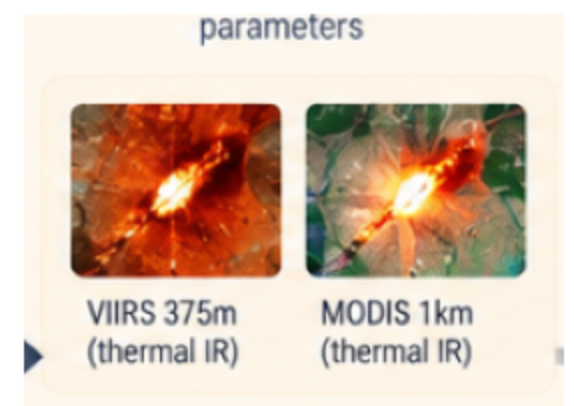
#> input picture presentation/assets/crop_thermal_ir.png, 574 x 406 px, found by its file name
$ python generate_impact_benefits_slide.py
#> lines starting #> are read from the running program, lines starting #| are printed output that depends on the picture
import os
import math
from PIL import Image, ImageDraw, ImageFont

def generate_impact_benefits_slide(output_path="pyrosat_impact_and_benefits_slide.png"):
    # 16:9 Slide Dimensions (Ultra-HD: 2560 x 1440)
#> called with output_path = 'pyrosat_impact_and_benefits_slide.png'
    W, H = 2560, 1440
    canvas = Image.new('RGB', (W, H), color='#FFFFFF')
#> canvas: PIL image 2560x1440 RGB; every value is 255
    draw = ImageDraw.Draw(canvas)

    # Fonts
    font_bold_path = '/System/Library/Fonts/Supplemental/Arial Bold.ttf'
    font_reg_path = '/System/Library/Fonts/Supplemental/Arial.ttf'
    if not os.path.exists(font_bold_path):
        font_bold_path = '/System/Library/Fonts/Helvetica.ttc'
        font_reg_path = '/System/Library/Fonts/Helvetica.ttc'

    font_main_title = ImageFont.truetype(font_bold_path, 52)
    font_team = ImageFont.truetype(font_bold_path, 24)
    font_sih = ImageFont.truetype(font_bold_path, 26)

    font_node_num = ImageFont.truetype(font_bold_path, 26)
    font_center_title = ImageFont.truetype(font_bold_path, 18)
    font_item_title = ImageFont.truetype(font_bold_path, 22)
    font_item_desc = ImageFont.truetype(font_reg_path, 16)

    font_section_title = ImageFont.truetype(font_bold_path, 21)
    font_hook_title = ImageFont.truetype(font_bold_path, 23)
    font_hook_sub = ImageFont.truetype(font_reg_path, 15)
    font_footer = ImageFont.truetype(font_reg_path, 16)

    # -------------------------------------------------------------
    # 1. TOP HEADER & LOGOS
    # -------------------------------------------------------------
    # Team Oval Badge on top-left
    draw.rounded_rectangle([(70, 38), (330, 114)], radius=35, outline='#0284C7', width=3, fill='#F0F9FF')
    draw.text((105, 50), "SIH 2026", font=font_team, fill='#0369A1')
    draw.text((100, 78), "Team PyroSat", font=ImageFont.truetype(font_reg_path, 17), fill='#0284C7')

    # Main Title
    draw.text((710, 50), "IMPACT AND BENEFITS", font=font_main_title, fill='#1E3A8A')

    # SIH Brand Block on top-right
    draw.rounded_rectangle([(W - 380, 38), (W - 70, 118)], radius=12, outline='#E2E8F0', width=1, fill='#F8FAFC')
    draw.text((W - 360, 46), "SMART INDIA", font=font_sih, fill='#EA580C')
    draw.text((W - 360, 76), "HACKATHON 2026", font=font_sih, fill='#15803D')

    # Header Divider
    draw.line([(70, 132), (W - 70, 132)], fill='#CBD5E1', width=2)

    # -------------------------------------------------------------
    # 2. LEFT SIDE: CIRCULAR DIAL FOR IMPACTS & BENEFITS
    # -------------------------------------------------------------
    CX, CY = 745, 760
    R_ORBIT = 265
    R_CENTER = 100

    # Dashed Orbit Ring
    num_dashes = 64
    for i in range(num_dashes):
        if i % 2 == 0:
            a1 = (i / num_dashes) * 2 * math.pi
            a2 = ((i + 0.8) / num_dashes) * 2 * math.pi
            p1 = (CX + R_ORBIT * math.cos(a1), CY + R_ORBIT * math.sin(a1))
            p2 = (CX + R_ORBIT * math.cos(a2), CY + R_ORBIT * math.sin(a2))
            draw.line([p1, p2], fill='#94A3B8', width=3)

    # Central Circle Split
    draw.pieslice([(CX - R_CENTER, CY - R_CENTER), (CX + R_CENTER, CY + R_CENTER)], 90, 270, fill='#1E293B')
    draw.pieslice([(CX - R_CENTER, CY - R_CENTER), (CX + R_CENTER, CY + R_CENTER)], 270, 90, fill='#0284C7')
    draw.line([(CX, CY - R_CENTER), (CX, CY + R_CENTER)], fill='#FFFFFF', width=4)

    # Center Text
    draw.text((CX - 90, CY - 11), "IMPACTS", font=font_center_title, fill='#FFFFFF')
    draw.text((CX + 10, CY - 11), "BENEFITS", font=font_center_title, fill='#FFFFFF')

    # Spaced Y positions for the 4 rows (230px spacing)
    y_positions = [280, 520, 760, 1000]

    # 4 Impacts (Left)
    impacts_data = [
        {
            "num": "1",
            "title": "Automated NRT Detection",
            "desc": "Ingests automated LANCE VIIRS & MODIS\npasses to deliver near-real-time\nanomaly triage (<15 min pipeline).",
            "text_x": 70
        },
        {
            "num": "2",
            "title": "Multi-Evidence Verification",
            "desc": "Filters non-combustion thermal sources\nusing sub-pixel Dozier pyrometry,\n10m LULC & empirical registries.",
            "text_x": 70
        },
        {
            "num": "3",
            "title": "Downwind Toxic Plume",
            "desc": "Estimates downwind toxic dispersion\nusing Briggs plume rise physics &\nlive atmospheric wind vectors.",
            "text_x": 70
        },
        {
            "num": "4",
            "title": "Automated Tactical Dispatch",
            "desc": "Generates actionable incident dossiers\nin <30s pipeline benchmark for direct\nmulti-agency responder routing.",
            "text_x": 70
        }
    ]

    # Calculate Node X positions on orbit for each Y position
    # (x - CX)^2 + (y - CY)^2 = R_ORBIT^2 => x = CX - sqrt(R^2 - dy^2)
    for idx, d in enumerate(impacts_data):
        ty = y_positions[idx]
        ny = ty + 35  # Center node with text block
        dy = ny - CY
        # Ensure within radius
        dx = math.sqrt(max(0, R_ORBIT**2 - dy**2)) if abs(dy) < R_ORBIT else 50
        nx = CX - dx

        # Node Circle
        draw.ellipse([(nx - 30, ny - 30), (nx + 30, ny + 30)], fill='#CBD5E1', outline='#475569', width=3)
        draw.text((nx - 8, ny - 15), d["num"], font=font_node_num, fill='#0F172A')

        # Text Content (Left side)
        draw.text((d["text_x"], ty), d["title"], font=font_item_title, fill='#1E3A8A')
        draw.text((d["text_x"], ty + 30), d["desc"], font=font_item_desc, fill='#334155')

    # 4 Benefits (Right)
    benefits_data = [
        {
            "num": "1",
            "title": "Safety & Life Protection",
            "desc": "Protects frontline responders & nearby\ncommunities with ERPG/IDLH standoff\nperimeters and instant evacuation zones.",
            "text_x": 1070
        },
        {
            "num": "2",
            "title": "Economic & Asset Defense",
            "desc": "Mitigates crores in plant, refinery, &\npipeline damage by containing minor\nflare triggers before multi-day crises.",
            "text_x": 1070
        },
        {
            "num": "3",
            "title": "Environmental Protection",
            "desc": "Curbs severe greenhouse emissions from\nstubborn coal-seam fires, flare leaks,\nand uncontrolled crop stubble burns.",
            "text_x": 1070
        },
        {
            "num": "4",
            "title": "Sovereign Dual-Use Tech",
            "desc": "Empowers Indian agencies (NTRO, NDRF,\nFSI) with a zero-licensing 3D digital\ntwin and tactical AGNI Voice AI.",
            "text_x": 1070
        }
    ]

    for idx, d in enumerate(benefits_data):
        ty = y_positions[idx]
        ny = ty + 35
        dy = ny - CY
        dx = math.sqrt(max(0, R_ORBIT**2 - dy**2)) if abs(dy) < R_ORBIT else 50
        nx = CX + dx

        # Node Circle
        draw.ellipse([(nx - 30, ny - 30), (nx + 30, ny + 30)], fill='#0284C7', outline='#0369A1', width=3)
        draw.text((nx - 8, ny - 15), d["num"], font=font_node_num, fill='#FFFFFF')

        # Text Content (Right side)
        draw.text((d["text_x"], ty), d["title"], font=font_item_title, fill='#0284C7')
        draw.text((d["text_x"], ty + 30), d["desc"], font=font_item_desc, fill='#334155')

    # -------------------------------------------------------------
    # 3. VERTICAL DIVIDER BAR
    # -------------------------------------------------------------
    sep_x = 1530
    draw.rectangle([(sep_x, 155), (sep_x + 10, H - 65)], fill='#64748B')
    for y_dash in range(165, H - 75, 48):
        draw.rectangle([(sep_x + 2, y_dash), (sep_x + 8, y_dash + 24)], fill='#F8FAFC')

    # -------------------------------------------------------------
    # 4. RIGHT SIDE TOP: HORIZONTAL COMPARATIVE BAR CHART
    # -------------------------------------------------------------
    chart_x = 1575
    chart_y = 150
    chart_w = 915
    chart_h = 560

    # Chart Container
    draw.rounded_rectangle([(chart_x, chart_y), (chart_x + chart_w, chart_y + chart_h)],
                           radius=16, fill='#F8FAFC', outline='#E2E8F0', width=2)

    # Chart Title & Legend
    draw.text((chart_x + 25, chart_y + 18), "Current Workflow vs. PyroSat Capability",
              font=font_section_title, fill='#0F172A')

    draw.rectangle([(chart_x + 575, chart_y + 22), (chart_x + 595, chart_y + 36)], fill='#0284C7')
    draw.text((chart_x + 602, chart_y + 20), "Current Workflow", font=ImageFont.truetype(font_reg_path, 15), fill='#334155')
    draw.rectangle([(chart_x + 735, chart_y + 22), (chart_x + 755, chart_y + 36)], fill='#10B981')
    draw.text((chart_x + 762, chart_y + 20), "With PyroSat", font=ImageFont.truetype(font_reg_path, 15), fill='#334155')

    # Comparative Metrics (Horizontal Bars)
    metrics = [
        ("Detection Latency", 85, 20, "Pass & Processing Dependent", "Automated NRT (<15m)"),
        ("False Alarms", 80, 25, "Raw Thermal Anomaly", "Physics + Context Verified"),
        ("Response Chain", 75, 15, "Manual Inter-Agency Calls", "<30s Pipeline Dossier"),
        ("Observation Gaps", 85, 30, "Overpass Dependent Gaps", "Multi-Source + Temporal Memory"),
        ("Hazard Estimation", 90, 20, "Manual / Static Guesswork", "Automated Gaussian Plume")
    ]

    bar_start_y = chart_y + 65
    bar_row_h = 95
    bar_max_w = 440
    bar_base_x = chart_x + 230

    for i, (label, val_base, val_pyro, text_base, text_pyro) in enumerate(metrics):
        ry = bar_start_y + i * bar_row_h

        # Metric Label
        draw.text((chart_x + 25, ry + 12), label, font=ImageFont.truetype(font_bold_path, 16), fill='#1E293B')

        # Baseline Bar (Blue)
        bw1 = int((val_base / 100.0) * bar_max_w)
        draw.rounded_rectangle([(bar_base_x, ry + 2), (bar_base_x + bw1, ry + 24)], radius=4, fill='#0284C7')
        draw.text((bar_base_x + bw1 + 12, ry + 3), text_base, font=ImageFont.truetype(font_bold_path, 15), fill='#0284C7')

        # PyroSat Bar (Green)
        bw2 = int((val_pyro / 100.0) * bar_max_w)
        draw.rounded_rectangle([(bar_base_x, ry + 28), (bar_base_x + bw2, ry + 50)], radius=4, fill='#10B981')
        draw.text((bar_base_x + bw2 + 12, ry + 29), text_pyro, font=ImageFont.truetype(font_bold_path, 15), fill='#047857')

        # Subtle separator
        if i < len(metrics) - 1:
            draw.line([(chart_x + 20, ry + 64), (chart_x + chart_w - 20, ry + 64)], fill='#E2E8F0', width=1)

    # -------------------------------------------------------------
    # 5. RIGHT SIDE BOTTOM: TRANSITION HOOK
    # -------------------------------------------------------------
    hook_x = 1575
    hook_y = 735
    hook_w = 915
    hook_h = 630

    draw.rounded_rectangle([(hook_x, hook_y), (hook_x + hook_w, hook_y + hook_h)],
                           radius=16, fill='#F8FAFC', outline='#E2E8F0', width=2)

    # Hook Title
    draw.text((hook_x + 30, hook_y + 22), "From Raw Thermal Dots  —>  Tactical 3D Action",
              font=font_hook_title, fill='#1E3A8A')
    draw.text((hook_x + 30, hook_y + 56), "Bridging spaceborne sensor blind spots with automated real-time intelligence",
              font=font_hook_sub, fill='#64748B')

    # Actual project screenshots
    img_left_path = 'crop_thermal_ir.png'
    img_right_path = 'gaussian_plume_hazard_rings.jpg'

    img_box_y = hook_y + 98
    img_box_h = 475
    img_box_w = 370

    # Left Image Box
    draw.rounded_rectangle([(hook_x + 30, img_box_y), (hook_x + 30 + img_box_w, img_box_y + img_box_h)],
                           radius=12, fill='#0F172A', outline='#CBD5E1', width=2)
    if os.path.exists(img_left_path):
        try:
            im1 = Image.open(img_left_path).convert('RGB')
            im1 = im1.resize((img_box_w - 12, img_box_h - 75), Image.Resampling.LANCZOS)
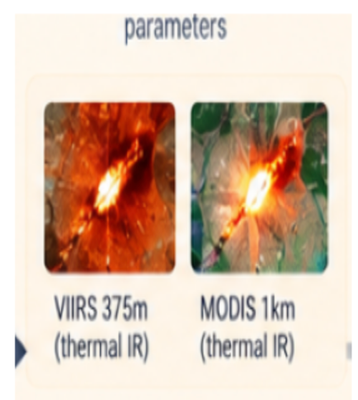
#> im1: PIL image 358x400 RGB; mean R, G, B 215.5, 190.5, 173
            canvas.paste(im1, (hook_x + 36, img_box_y + 6))
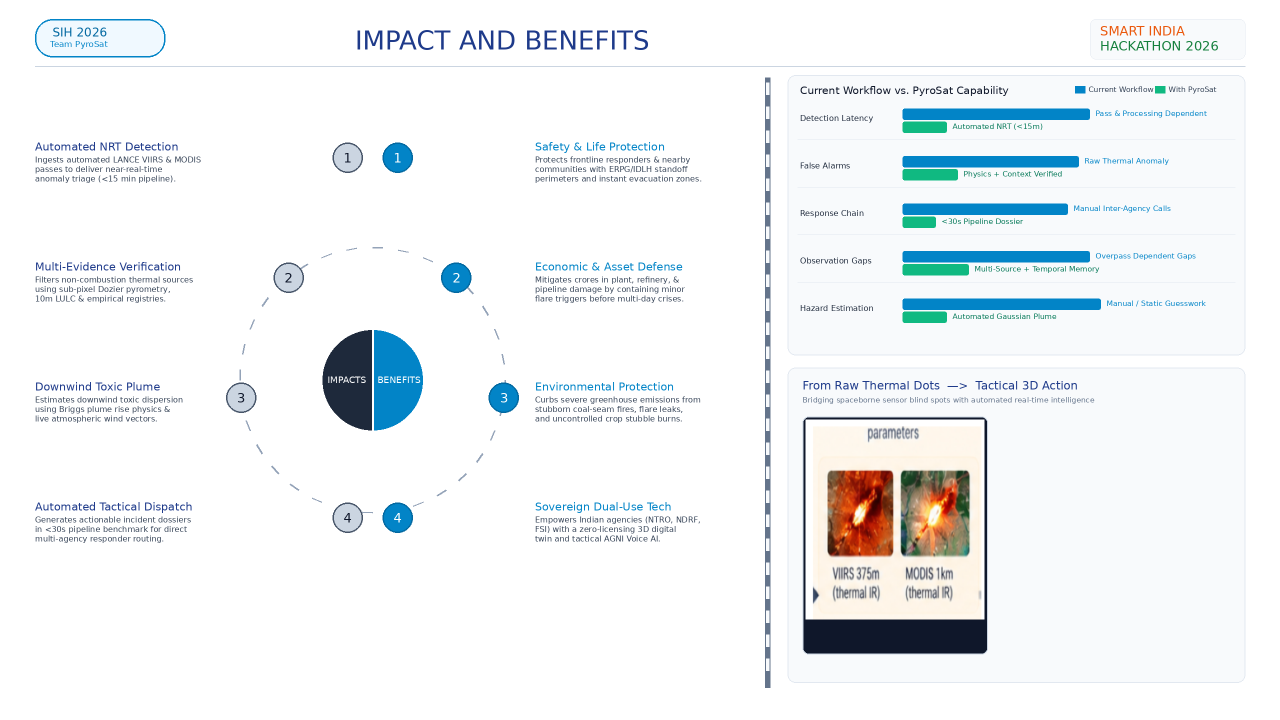
#> canvas: PIL image 2560x1440 RGB (shown at 1/2 size); mean R, G, B 239.1, 242.5, 244.3
        except Exception:
            pass
    draw.text((hook_x + 50, img_box_y + img_box_h - 52), "RAW LEO THERMAL HOTSPOTS",
              font=ImageFont.truetype(font_bold_path, 16), fill='#FFFFFF')
    draw.text((hook_x + 50, img_box_y + img_box_h - 28), "Delayed, ambiguous & unverified points",
              font=ImageFont.truetype(font_reg_path, 13), fill='#94A3B8')

    # Big Center Arrow
    arrow_cx = hook_x + 440
    arrow_cy = img_box_y + 215
    draw.polygon([(arrow_cx - 20, arrow_cy - 25),
                  (arrow_cx + 15, arrow_cy - 25),
                  (arrow_cx + 15, arrow_cy - 40),
                  (arrow_cx + 45, arrow_cy),
                  (arrow_cx + 15, arrow_cy + 40),
                  (arrow_cx + 15, arrow_cy + 25),
                  (arrow_cx - 20, arrow_cy + 25)], fill='#EA580C')

    # Right Image Box
    right_box_x = hook_x + 510
    draw.rounded_rectangle([(right_box_x, img_box_y), (right_box_x + img_box_w, img_box_y + img_box_h)],
                           radius=12, fill='#0F172A', outline='#10B981', width=2)
    if os.path.exists(img_right_path):
        try:
            im2 = Image.open(img_right_path).convert('RGB')
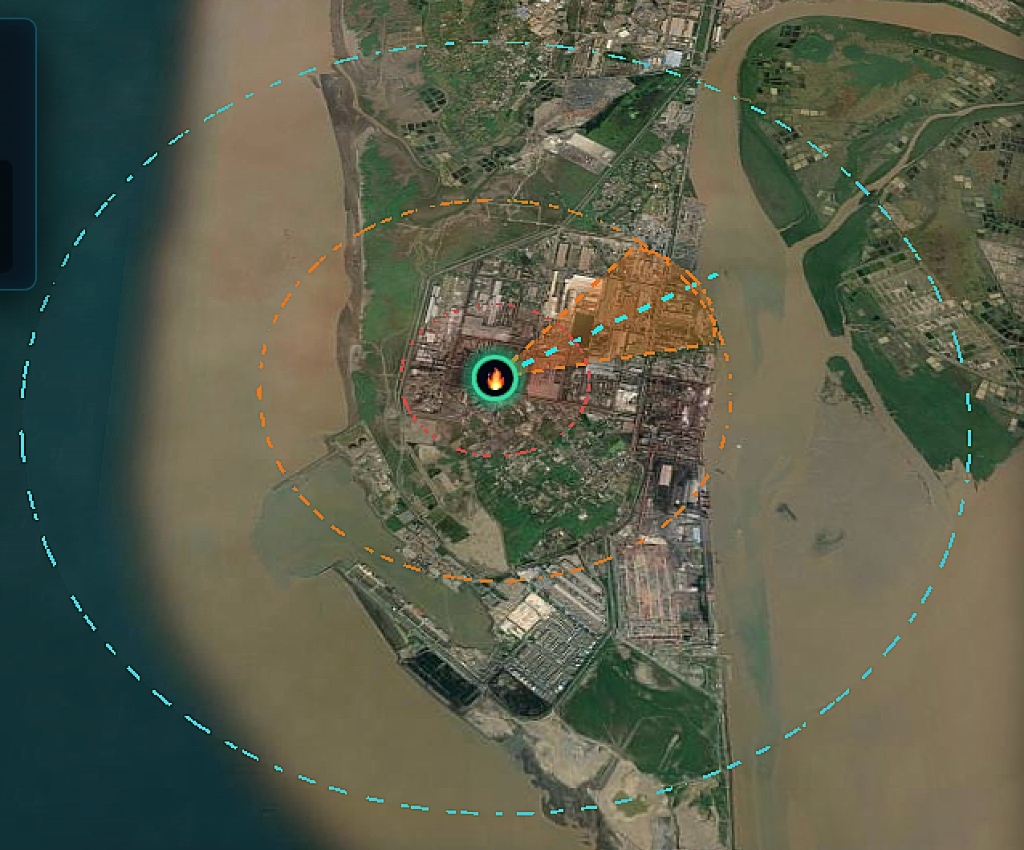
#> input picture presentation/assets/gaussian_plume_hazard_rings.jpg, 1024 x 850 px, found by its file name
#> im2 is the input picture: PIL image 1024x850 RGB; mean R, G, B 89.9, 93.7, 75.1
            im2 = im2.resize((img_box_w - 12, img_box_h - 75), Image.Resampling.LANCZOS)
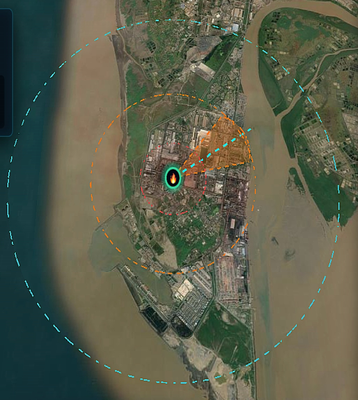
#> im2: PIL image 358x400 RGB; mean R, G, B 89.9, 93.7, 75.1
            canvas.paste(im2, (right_box_x + 6, img_box_y + 6))
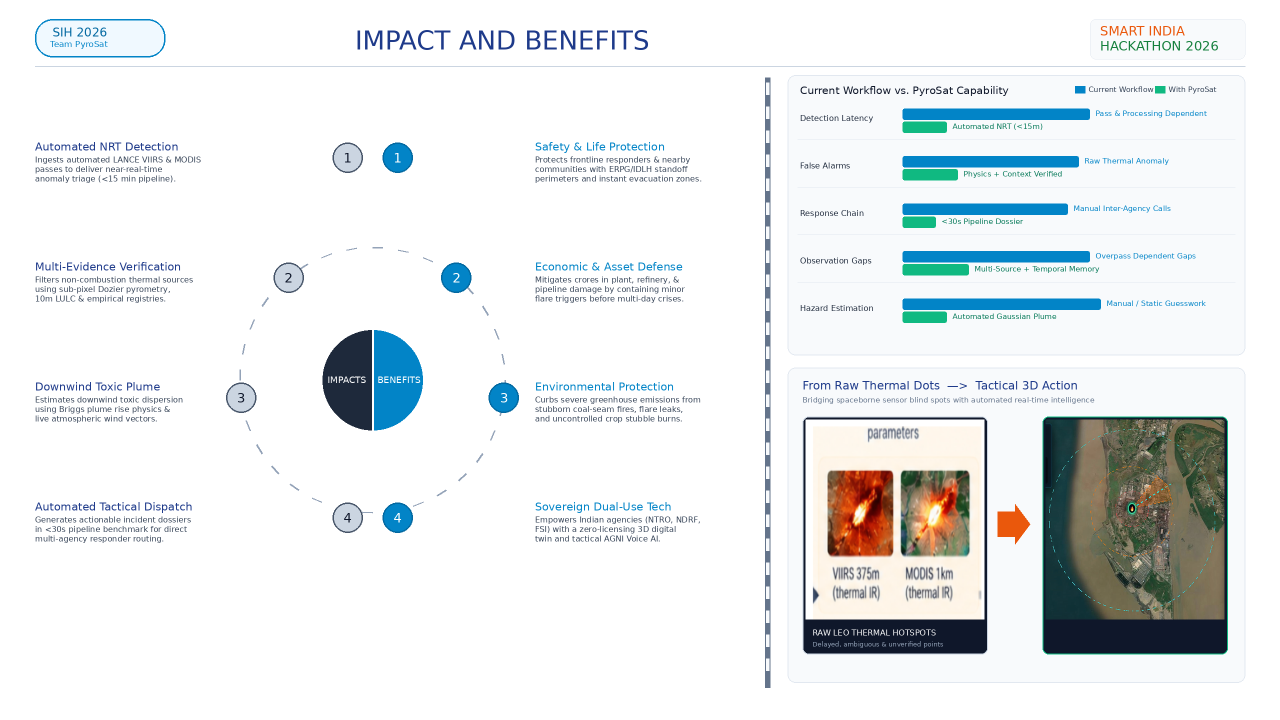
#> canvas: PIL image 2560x1440 RGB (shown at 1/2 size); mean R, G, B 230.9, 234.4, 235.5
        except Exception:
            pass
    draw.text((right_box_x + 20, img_box_y + img_box_h - 52), "3D PLUME & DISPATCH ACTION",
              font=ImageFont.truetype(font_bold_path, 16), fill='#34D399')
    draw.text((right_box_x + 20, img_box_y + img_box_h - 28), "Real-time toxic cone & responder routing",
              font=ImageFont.truetype(font_reg_path, 13), fill='#94A3B8')

    # -------------------------------------------------------------
    # 6. FOOTER BAR
    # -------------------------------------------------------------
    draw.rectangle([(0, H - 45), (W, H)], fill='#0284C7')
    draw.text((70, H - 34), "@SIH Idea Submission — PyroSat Satellite Thermal Intelligence System",
              font=font_footer, fill='#FFFFFF')
    draw.text((W - 120, H - 34), "Slide 5", font=ImageFont.truetype(font_bold_path, 18), fill='#FFFFFF')

    canvas.save(output_path, quality=95)
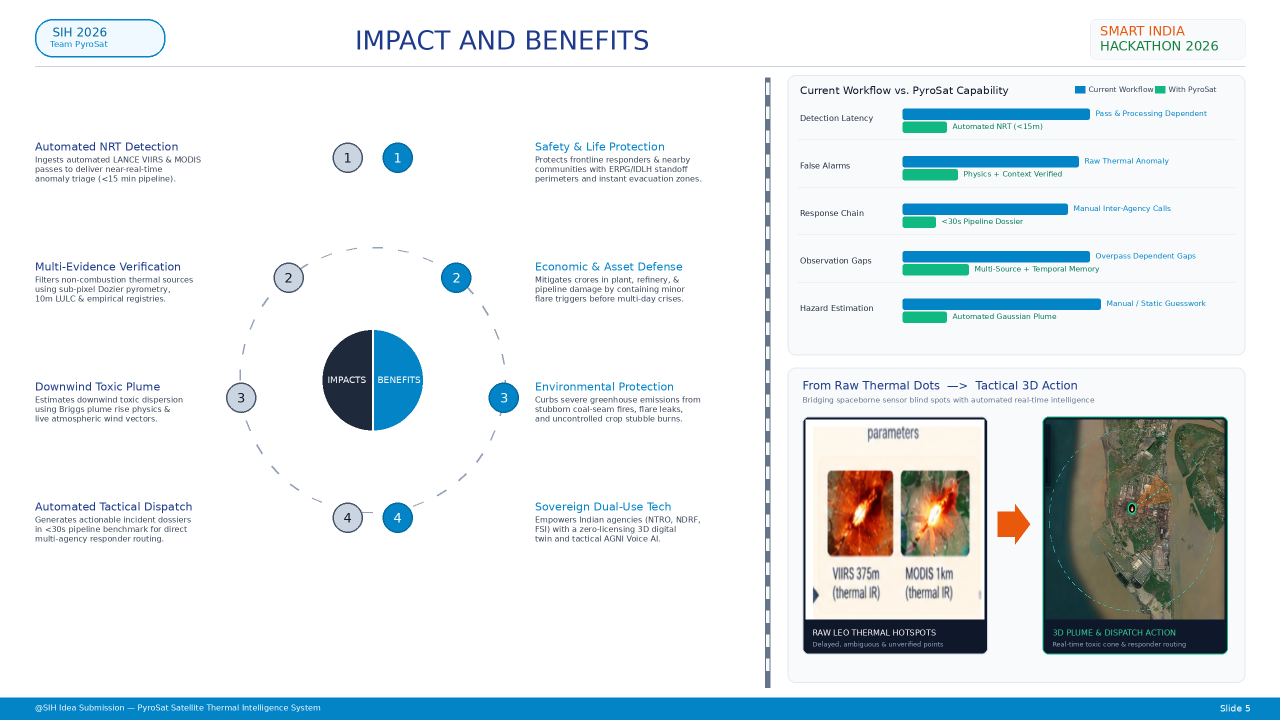
#> saved as pyrosat_impact_and_benefits_slide.png: PIL image 2560x1440 RGB (shown at 1/2 size); mean R, G, B 223.2, 230.7, 233.8
    print(f"Slide image successfully generated and saved to: {output_path}")

if __name__ == '__main__':
    generate_impact_benefits_slide()
